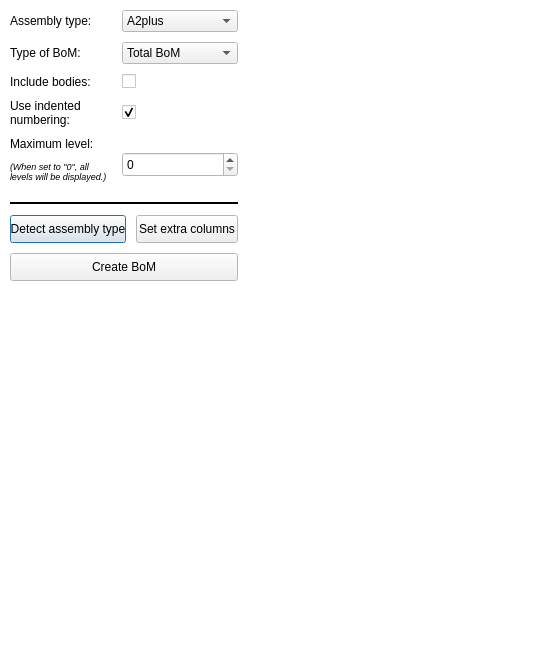
<?xml version="1.0" encoding="UTF-8"?>
<ui version="4.0">
 <class>Dialog</class>
 <widget class="QDialog" name="Dialog">
  <property name="geometry">
   <rect>
    <x>0</x>
    <y>0</y>
    <width>533</width>
    <height>668</height>
   </rect>
  </property>
  <property name="sizePolicy">
   <sizepolicy hsizetype="Expanding" vsizetype="Expanding">
    <horstretch>0</horstretch>
    <verstretch>0</verstretch>
   </sizepolicy>
  </property>
  <property name="palette">
   <palette>
    <active>
     <colorrole role="Base">
      <brush brushstyle="SolidPattern">
       <color alpha="255">
        <red>255</red>
        <green>255</green>
        <blue>255</blue>
       </color>
      </brush>
     </colorrole>
     <colorrole role="Window">
      <brush brushstyle="SolidPattern">
       <color alpha="255">
        <red>255</red>
        <green>255</green>
        <blue>255</blue>
       </color>
      </brush>
     </colorrole>
    </active>
    <inactive>
     <colorrole role="Base">
      <brush brushstyle="SolidPattern">
       <color alpha="255">
        <red>255</red>
        <green>255</green>
        <blue>255</blue>
       </color>
      </brush>
     </colorrole>
     <colorrole role="Window">
      <brush brushstyle="SolidPattern">
       <color alpha="255">
        <red>255</red>
        <green>255</green>
        <blue>255</blue>
       </color>
      </brush>
     </colorrole>
    </inactive>
    <disabled>
     <colorrole role="Base">
      <brush brushstyle="SolidPattern">
       <color alpha="255">
        <red>255</red>
        <green>255</green>
        <blue>255</blue>
       </color>
      </brush>
     </colorrole>
     <colorrole role="Window">
      <brush brushstyle="SolidPattern">
       <color alpha="255">
        <red>255</red>
        <green>255</green>
        <blue>255</blue>
       </color>
      </brush>
     </colorrole>
    </disabled>
   </palette>
  </property>
  <property name="windowTitle">
   <string>Bill of Materials workbench</string>
  </property>
  <property name="autoFillBackground">
   <bool>true</bool>
  </property>
  <property name="modal">
   <bool>true</bool>
  </property>
  <widget class="QWidget" name="layoutWidget">
   <property name="geometry">
    <rect>
     <x>0</x>
     <y>0</y>
     <width>248</width>
     <height>291</height>
    </rect>
   </property>
   <layout class="QGridLayout" name="gridLayout">
    <property name="sizeConstraint">
     <enum>QLayout::SetNoConstraint</enum>
    </property>
    <property name="leftMargin">
     <number>10</number>
    </property>
    <property name="topMargin">
     <number>10</number>
    </property>
    <property name="rightMargin">
     <number>10</number>
    </property>
    <property name="bottomMargin">
     <number>10</number>
    </property>
    <property name="spacing">
     <number>10</number>
    </property>
    <item row="1" column="0">
     <widget class="QLabel" name="label">
      <property name="text">
       <string>Type of BoM:</string>
      </property>
     </widget>
    </item>
    <item row="4" column="0" rowspan="2">
     <widget class="QLabel" name="label_5">
      <property name="sizePolicy">
       <sizepolicy hsizetype="Preferred" vsizetype="Preferred">
        <horstretch>0</horstretch>
        <verstretch>0</verstretch>
       </sizepolicy>
      </property>
      <property name="text">
       <string>&lt;html&gt;&lt;head/&gt;&lt;body&gt;&lt;p&gt;Maximum level:&lt;/p&gt;&lt;/body&gt;&lt;/html&gt;</string>
      </property>
      <property name="wordWrap">
       <bool>true</bool>
      </property>
     </widget>
    </item>
    <item row="9" column="0" colspan="2">
     <widget class="QPushButton" name="DetectAssemblyType">
      <property name="sizePolicy">
       <sizepolicy hsizetype="Minimum" vsizetype="Expanding">
        <horstretch>0</horstretch>
        <verstretch>0</verstretch>
       </sizepolicy>
      </property>
      <property name="text">
       <string> Detect assembly type </string>
      </property>
     </widget>
    </item>
    <item row="0" column="0">
     <widget class="QLabel" name="label_2">
      <property name="text">
       <string>Assembly type:</string>
      </property>
     </widget>
    </item>
    <item row="3" column="0">
     <widget class="QLabel" name="label_4">
      <property name="text">
       <string>Use indented numbering:</string>
      </property>
      <property name="wordWrap">
       <bool>true</bool>
      </property>
     </widget>
    </item>
    <item row="2" column="0">
     <widget class="QLabel" name="label_3">
      <property name="enabled">
       <bool>true</bool>
      </property>
      <property name="text">
       <string>Include bodies:</string>
      </property>
     </widget>
    </item>
    <item row="6" column="0" rowspan="2">
     <widget class="QLabel" name="label_6">
      <property name="text">
       <string>&lt;html&gt;&lt;head/&gt;&lt;body&gt;&lt;p&gt;&lt;span style=&quot; font-size:7pt; font-style:italic;&quot;&gt;(When set to &amp;quot;0&amp;quot;, all levels will be displayed.)&lt;/span&gt;&lt;/p&gt;&lt;/body&gt;&lt;/html&gt;</string>
      </property>
      <property name="alignment">
       <set>Qt::AlignLeading|Qt::AlignLeft|Qt::AlignTop</set>
      </property>
      <property name="wordWrap">
       <bool>true</bool>
      </property>
     </widget>
    </item>
    <item row="9" column="2">
     <widget class="QPushButton" name="SetColumns">
      <property name="sizePolicy">
       <sizepolicy hsizetype="Minimum" vsizetype="Preferred">
        <horstretch>0</horstretch>
        <verstretch>0</verstretch>
       </sizepolicy>
      </property>
      <property name="text">
       <string> Set extra columns </string>
      </property>
     </widget>
    </item>
    <item row="10" column="0" colspan="3">
     <widget class="QPushButton" name="CreateBOM">
      <property name="sizePolicy">
       <sizepolicy hsizetype="Expanding" vsizetype="Expanding">
        <horstretch>0</horstretch>
        <verstretch>0</verstretch>
       </sizepolicy>
      </property>
      <property name="text">
       <string>Create BoM</string>
      </property>
     </widget>
    </item>
    <item row="0" column="1" colspan="2">
     <widget class="QComboBox" name="AssemblyType">
      <item>
       <property name="text">
        <string>A2plus</string>
       </property>
      </item>
      <item>
       <property name="text">
        <string>Internal assembly</string>
       </property>
      </item>
      <item>
       <property name="text">
        <string>Assembly 3</string>
       </property>
      </item>
      <item>
       <property name="text">
        <string>Assembly 4</string>
       </property>
      </item>
      <item>
       <property name="text">
        <string>App:LinkGroup</string>
       </property>
      </item>
      <item>
       <property name="text">
        <string>App:Part</string>
       </property>
      </item>
      <item>
       <property name="text">
        <string>Multibody</string>
       </property>
      </item>
      <item>
       <property name="text">
        <string>Arch</string>
       </property>
      </item>
     </widget>
    </item>
    <item row="1" column="1" colspan="2">
     <widget class="QComboBox" name="BoMType">
      <item>
       <property name="text">
        <string>Total BoM</string>
       </property>
      </item>
      <item>
       <property name="text">
        <string>Parts only BoM</string>
       </property>
      </item>
      <item>
       <property name="text">
        <string>Summary BoM</string>
       </property>
      </item>
     </widget>
    </item>
    <item row="4" column="1" rowspan="4" colspan="2">
     <widget class="QSpinBox" name="MaxLevel">
      <property name="sizePolicy">
       <sizepolicy hsizetype="Minimum" vsizetype="Ignored">
        <horstretch>0</horstretch>
        <verstretch>0</verstretch>
       </sizepolicy>
      </property>
      <property name="minimumSize">
       <size>
        <width>0</width>
        <height>0</height>
       </size>
      </property>
      <property name="maximumSize">
       <size>
        <width>16777215</width>
        <height>25</height>
       </size>
      </property>
      <property name="baseSize">
       <size>
        <width>0</width>
        <height>0</height>
       </size>
      </property>
      <property name="toolTip">
       <string>&lt;html&gt;&lt;head/&gt;&lt;body&gt;&lt;p&gt;When set to &amp;quot;0&amp;quot;, all levels will be displayed.&lt;/p&gt;&lt;/body&gt;&lt;/html&gt;</string>
      </property>
      <property name="minimum">
       <number>0</number>
      </property>
      <property name="value">
       <number>0</number>
      </property>
     </widget>
    </item>
    <item row="3" column="1" colspan="2">
     <widget class="QCheckBox" name="IndentedNumbering">
      <property name="text">
       <string/>
      </property>
      <property name="checked">
       <bool>true</bool>
      </property>
     </widget>
    </item>
    <item row="2" column="1" colspan="2">
     <widget class="QCheckBox" name="IncludeBodies">
      <property name="text">
       <string/>
      </property>
     </widget>
    </item>
    <item row="8" column="0" colspan="3">
     <widget class="Line" name="line">
      <property name="frameShadow">
       <enum>QFrame::Plain</enum>
      </property>
      <property name="lineWidth">
       <number>2</number>
      </property>
      <property name="orientation">
       <enum>Qt::Horizontal</enum>
      </property>
     </widget>
    </item>
   </layout>
  </widget>
 </widget>
 <resources/>
 <connections/>
</ui>
